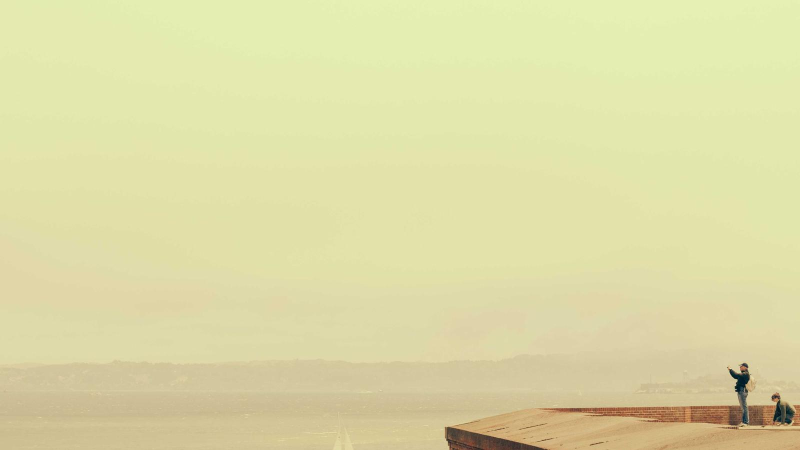
#> input picture dist-v10/Deck Studio/_internal/samples/data/现场照片.jpg, 1600 x 900 px (shown at 1/2 size)
$ python -i visual.py   (imports and definitions only)
#> lines starting #> are read from the running program, lines starting #| are printed output that depends on the picture
"""Visual layer v2: theme, typography, surfaces, pictures.

Why this module exists next to `theme.py`: v1 treated "design" as a fixed set
of constants, which is why every deck came out looking like the same annual
report. Consulting decks are not one look; they are a *system* — a palette, a
type pairing, a way of cropping photography, and a rhythm between light and
dark pages. This module makes that system an object you can swap.

Hard rules enforced here rather than trusted to layouts:

* colour comes from the theme, never from a literal at the call site;
* every text box gets an explicit CJK typeface (`a:ea`), because python-pptx
  otherwise lets PowerPoint pick a serif fallback for Chinese;
* pictures are cropped, never stretched, and can be duotoned so a folder of
  random screenshots still reads as one deck;
* gradients and transparencies are real XML, not a flat rectangle pretending.
"""

from __future__ import annotations

import math
import os
import tempfile
from dataclasses import dataclass
from pathlib import Path

from PIL import Image, ImageEnhance, ImageFilter, ImageOps
from pptx.dml.color import RGBColor
from pptx.enum.shapes import MSO_SHAPE
from pptx.enum.text import MSO_ANCHOR, PP_ALIGN
from pptx.oxml.ns import qn
from pptx.util import Emu, Inches, Pt

# --------------------------------------------------------------------------
# canvas
# --------------------------------------------------------------------------

# [1 line that did not run here, left out]
# [1 line that did not run here, left out]
# [1 line that did not run here, left out]
# [1 line that did not run here, left out]
# [1 line that did not run here, left out]
# [1 line that did not run here, left out]
# [1 line that did not run here, left out]
# [1 line that did not run here, left out]
# [1 line that did not run here, left out]

# [1 line that did not run here, left out]
# [1 line that did not run here, left out]
# [1 line that did not run here, left out]


def col(n: int) -> Emu:
    return Emu(int(n * COL_W + (n - 1) * GUTTER))


def colx(n: int) -> Emu:
    return Emu(int(MARGIN_X + n * (COL_W + GUTTER)))


# --------------------------------------------------------------------------
# theme
# --------------------------------------------------------------------------


_FONT_CACHE: dict[str, bool] = {}


# [18 lines left out: function _installed, not called in this run]


def _serif_cjk() -> str:
    """The heaviest serif CJK that actually resolves on this machine.

    LibreOffice matches a font by its full name, so a single-weight install
    ("Source Han Serif SC Heavy") is addressable even though the family name
    alone is not. Fall back through Song faces before giving up on a sans.
    """
    win = Path("C:/Windows/Fonts")
    for name, fname in (("Source Han Serif SC Heavy",
                         "Source Han Serif SC Heavy (TrueType).ttf"),
                        ("STSong", "STSONG.TTF"),
                        ("SimSun", "simsun.ttc")):
        if (win / fname).exists():
            return name
#> in content_path, im is the input picture: PIL image 1600x900 RGB; mean R, G, B 221.3, 218.8, 166.4
    return "Microsoft YaHei"


SERIF_CJK = _serif_cjk()


def _rgb(value: str) -> RGBColor:
    value = value.lstrip("#")
    return RGBColor(int(value[0:2], 16), int(value[2:4], 16), int(value[4:6], 16))


@dataclass(frozen=True)
class Theme:
    name: str
    label: str
    paper: str          # page background
    ink: str            # primary text
    ink2: str           # secondary text
    muted: str          # captions / axis
    hair: str           # rules
    soft: str           # tinted surface
    accent: str         # the one colour that carries meaning
    accent2: str        # second data colour, used sparingly
    dark: str           # dark field for cover / dividers
    dark_ink: str
    dark_muted: str
    neg: str = ""       # reserved for bad news; never a decorative second colour
    headline_latin: str = "Segoe UI"
    headline_cjk: str = "Microsoft YaHei"
    body_latin: str = "Segoe UI"
    body_cjk: str = "Microsoft YaHei"
    serif_headline: bool = False
    head_pt: float = 0.0     # adopted from a template's master; 0 = our default

    # --- derived ---------------------------------------------------------
    @property
    def is_dark(self) -> bool:
        return self.paper.lower() in {"#0b0f14", "#0e1116", "#0a0b0f"}

    @property
    def accent_rgb(self) -> RGBColor:
        return _rgb(self.accent)

    def rgb(self, field: str) -> RGBColor:
        return _rgb(getattr(self, field))

    @property
    def negative(self) -> str:
        return self.neg or self.accent2


THEMES: dict[str, Theme] = {
    # Deep navy, one vivid blue, warm red reserved for bad news. The closest
    # thing to a consulting default, but with a colder, more modern blue.
    "navy": Theme(
        name="navy", label="深海蓝 · 咨询",
        paper="#FFFFFF", ink="#0E1726", ink2="#3D4A5C", muted="#7C8797",
        hair="#DCE3EC", soft="#F1F4F9", accent="#1D4ED8", accent2="#C2410C",
        dark="#0A1A33", dark_ink="#F7FAFF", dark_muted="#9FB2CC",
        neg="#C2410C",
    ),
    # Warm paper, ink, burnt orange, serif headlines. Reads like a printed
    # strategy review rather than a template.
    "editorial": Theme(
        name="editorial", label="纸感 · 编辑",
        paper="#FBF9F4", ink="#17140F", ink2="#4A4238", muted="#8A8174",
        hair="#DED6C8", soft="#F1EBDF", accent="#B4441F", accent2="#1F4E5F",
        dark="#171310", dark_ink="#FBF7EE", dark_muted="#B8AC99",
        neg="#1F4E5F", headline_latin="Georgia", headline_cjk=SERIF_CJK,
        body_latin="Segoe UI", body_cjk="Noto Sans SC", serif_headline=True,
    ),
    # Near-black ink with a single electric blue. For tech / product decks.
    "tech": Theme(
        name="tech", label="极简 · 科技",
        paper="#F7F8FB", ink="#0B0D12", ink2="#3B4250", muted="#7E8697",
        hair="#DFE3EA", soft="#EDF0F6", accent="#3D5AFE", accent2="#00A3A3",
        dark="#0A0C11", dark_ink="#F5F7FF", dark_muted="#98A2B8",
        neg="#E5484D", headline_latin="Segoe UI", headline_cjk="Noto Sans SC",
    ),
    # Muted green, cream, terracotta. Sustainability / healthcare / culture.
    "forest": Theme(
        name="forest", label="松墨 · 稳健",
        paper="#FBFCF9", ink="#10201A", ink2="#3C4F45", muted="#7C8C81",
        hair="#D9E2DA", soft="#EBF1EA", accent="#0F766E", accent2="#B45309",
        dark="#0B2B24", dark_ink="#F4FAF6", dark_muted="#9DBBAD",
        neg="#B45309",
    ),
    # Full dark deck: for launches and keynotes, not for printing.
    "midnight": Theme(
        name="midnight", label="午夜 · 发布",
        paper="#0B0F14", ink="#F2F5FA", ink2="#B9C4D4", muted="#7C8798",
        hair="#243040", soft="#141B25", accent="#5EEAD4", accent2="#F5C87A",
        dark="#070A0E", dark_ink="#F7FAFF", dark_muted="#93A1B5",
        neg="#F87171", headline_latin="Segoe UI", headline_cjk="Noto Sans SC",
    ),
}

DEFAULT_THEME = "navy"


# [11 lines left out: function get_theme, not called in this run]


# --------------------------------------------------------------------------
# low-level drawing
# --------------------------------------------------------------------------


def _no_line(shape) -> None:
    shape.line.fill.background()


# [225 lines left out: functions _no_shadow, add_rect, _set_alpha, add_gradient, add_line, _set_run_font and 5 more, not called in this run]


def block_height(text: str, width: Emu, size_pt: float, line_spacing: float = 1.25) -> Emu:
    return Emu(int(estimate_lines(text, width, size_pt) * size_pt * line_spacing * 12700))


# --------------------------------------------------------------------------
# pictures
# --------------------------------------------------------------------------


def _cache_dir() -> str:
    d = os.path.join(tempfile.gettempdir(), "deck-art")
    os.makedirs(d, exist_ok=True)
    return d


def trim_white(im: Image.Image, pad: int = 10) -> Image.Image:
    """Crop the near-white margin a chart screenshot arrives with.

    A matplotlib PNG saved with a white canvas carries 8–15% dead border on
    every side. Rendering it inside a panel then looks like a postage stamp.
    Only trims when the surviving area is still most of the image.
    """
#> called with pad = 10
    rgb = im.convert("RGB")
    w, h = rgb.size
#> w = 1600; h = 900
    small = rgb.resize((min(w, 900), min(h, 900))) if max(w, h) > 900 else rgb
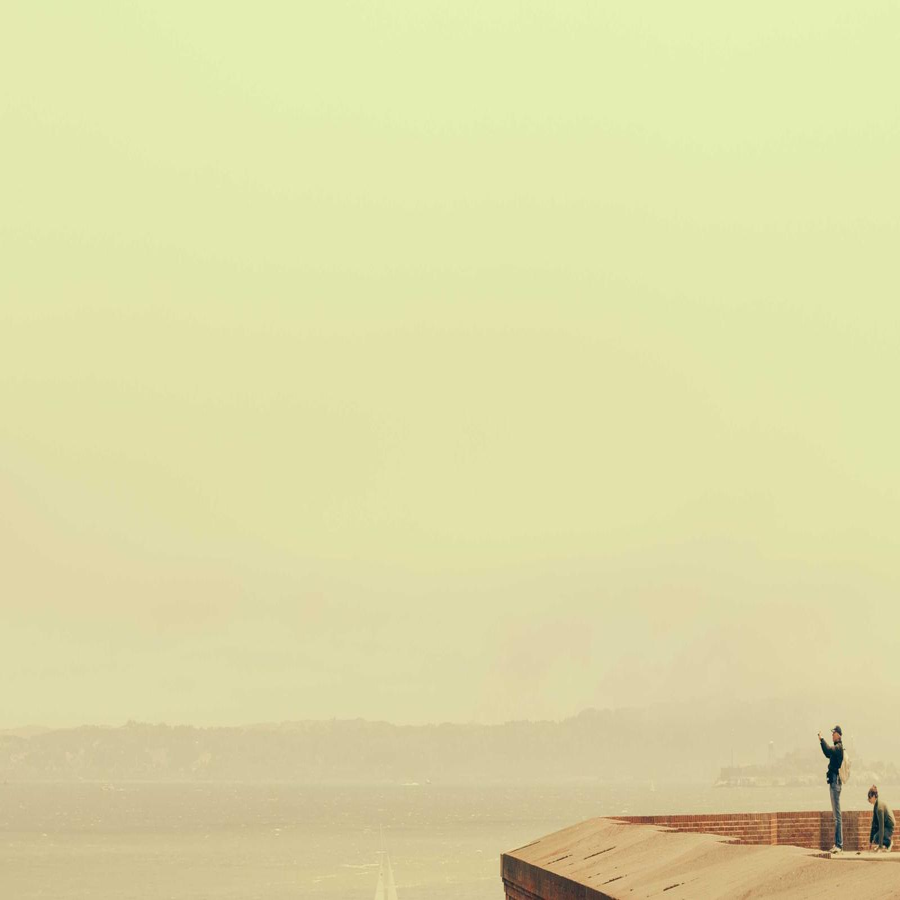
#> small: PIL image 900x900 RGB; mean R, G, B 221.3, 218.8, 166.4
    px = small.load()
    sw, sh = small.size
#> sw = 900; sh = 900
    cols = [x for x in range(sw) if any(sum(px[x, y]) < 735 for y in range(0, sh, 2))]
#> cols = 900 values from 0 to 899
    rows = [y for y in range(sh) if any(sum(px[x, y]) < 735 for x in range(0, sw, 2))]
#> rows = 900 values from 0 to 899
    if not cols or not rows:
        return im
    fx, fy = w / sw, h / sh
#> fx = 1.78; fy = 1
    left, right = int(cols[0] * fx), int((cols[-1] + 1) * fx)
#> left = 0; right = 1600
    top, bottom = int(rows[0] * fy), int((rows[-1] + 1) * fy)
#> top = 0; bottom = 900
    left, top = max(0, left - pad), max(0, top - pad)
    right, bottom = min(w, right + pad), min(h, bottom + pad)
    if (right - left) * (bottom - top) < 0.55 * w * h:
        return im
    return rgb.crop((left, top, right, bottom))


# [74 lines left out: functions prepare_picture, add_picture, not called in this run]


def picture_size(path: str) -> tuple[int, int]:
    with Image.open(path) as im:
        return im.size


# [72 lines left out: functions dominant, image_is_flat, image_brightness, page_number, source_note, kicker, not called in this run]


def footer_rule(slide, theme: Theme, on_dark: bool = False) -> None:
    color = theme.rgb("dark_muted") if on_dark else theme.rgb("hair")
    add_rect(slide, MARGIN_X, FOOT_TOP - Inches(0.14), CONTENT_W, Emu(6350), color)

def content_path(path: str) -> tuple[str, int, int]:
    """Path to a white-margin-trimmed copy plus its pixel size (cached)."""
    src = Path(path)
    out = Path(_cache_dir()) / f"{src.stem}-trim-{abs(hash(str(src)))}.png"
    if out.exists() and out.stat().st_size > 1024:
        with Image.open(out) as im:
            return str(out), im.size[0], im.size[1]
    with Image.open(src) as im:
        trimmed = trim_white(im.convert("RGB"))
        trimmed.save(out, "PNG")
        return str(out), trimmed.size[0], trimmed.size[1]

# [30 lines left out: function add_scrim, not called in this run]

>>> result = content_path('../dist-v10/Deck Studio/_internal/samples/data/现场照片.jpg')
